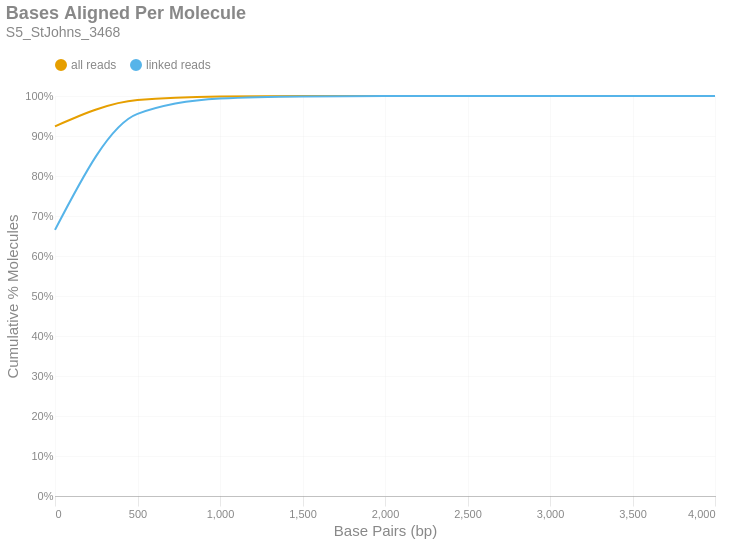

This figure's notebook cell:
### Markdown cell above
### Bases Aligned Per Molecule
This is a cumulative frequency distribution showing the number of base pairs aligned per unique molecule. These data are shown in 500 bp bins. There are two distributions: one with `all reads` (yellow) and another with only `linked reads` (blue). The percent of molecules in the `linked reads` distribution is relative to the total number of linked molecules.

### Code cell
if SKIPLR:
    print_html(f"Skipped")
else:
    binned_df = consolidated_hist(valids['aligned_bp'], mask, 500, True)
    with SafeRender(binned_df):
        (
            density_plot(binned_df, 'Bases Aligned Per Molecule', samplename, 'basesper')
            .encode(
                x=alt.X('bin:Q', title="Base Pairs (bp)").axis(tickMinStep=500).scale(padding=0),
                y=alt.Y('value:Q', title='Cumulative % Molecules')
                    .axis(format='%')
                    .scale(domain = [0,1])
                    .stack(False),
                color=alt.Color("key:N").scale(domain = ["all reads", "linked reads"]),
                tooltip = [
                    alt.Tooltip("key:N", title = "Data Type"),
                    alt.Tooltip("range_label:N", title="Bases Aligned Per Molecule"),
                    alt.Tooltip("value:Q", format = ".2%", title="% Molecules (Cum.)")
                ]
            )
        ).display()

### Figure 1 — Vega-Lite specification as saved in the notebook (floating-point values rounded to 4 significant figures)
{"width": "container", "height": 400, "config": {"title": {"anchor": "start", "dy": -15, "fontSize": 18, "color": "#888888", "subtitleColor": "#888888", "subtitleFontSize": 14}, "arc": {"fill": "#0072B2"}, "axis": {"domainColor": "#888888", "domainWidth": 0.5, "gridWidth": 0.2, "grid": false, "titleFontWeight": 400, "titleFontSize": 15, "labelFontSize": 11, "labelColor": "#888888", "tickColor": "#888888", "tickWidth": 0.2, "titleColor": "#888888"}, "axisBand": {"grid": false}, "axisX": {"grid": true, "tickSize": 10, "domainCap": "round"}, "axisY": {"domain": false, "grid": true, "tickSize": 0, "domainCap": "round"}, "background": "transparent", "header": {"labelFontSize": 15, "labelColor": "#888888", "titleFontSize": 15, "titleFontWeight": 600, "titleColor": "#888888"}, "legend": {"labelFont": "sans-serif", "labelFontSize": 12, "labelColor": "#888888", "symbolSize": 100, "symbolType": "circle", "titleFontSize": 12, "titlePadding": 10, "titleColor": "#888888", "title": null, "orient": "top"}, "range": {"category": ["#E69F00", "#56B4E9", "#009E73", "#F0E442", "#0072B2", "#D55E00", "#CC79A7", "#000000"], "diverging": ["#cfe8f3", "#a2d4ec", "#73bfe2", "#46abdb", "#1696d2", "#12719e"]}, "area": {"fill": "#0072B2", "fillOpacity": 0.7, "line": true, "strokeOpacity": 0.7}, "line": {"color": "#0072B2", "stroke": "#0072B2", "strokeWidth": 2}, "trail": {"color": "#0072B2", "stroke": "#0072B2", "strokeWidth": 0, "size": 1}, "point": {"filled": true, "fillOpacity": 1.0, "size": 95}, "text": {"color": "#888888", "fontSize": 11, "align": "right", "fontWeight": 400, "size": 11}, "bar": {"fill": "#0072B2", "stroke": null}, "view": {"stroke": null, "continuousWidth": 660, "continuousHeight": 400}}, "data": {"name": "data-3e68054ed9a0304e1f7f6640c6211758"}, "mark": {"type": "line", "interpolate": "monotone", "point": {"opacity": 0, "size": 275}}, "encoding": {"color": {"field": "key", "scale": {"domain": ["all reads", "linked reads"]}, "type": "nominal"}, "tooltip": [{"field": "key", "title": "Data Type", "type": "nominal"}, {"field": "range_label", "title": "Bases Aligned Per Molecule", "type": "nominal"}, {"field": "value", "format": ".2%", "title": "% Molecules (Cum.)", "type": "quantitative"}], "x": {"axis": {"tickMinStep": 500}, "field": "bin", "scale": {"padding": 0}, "title": "Base Pairs (bp)", "type": "quantitative"}, "y": {"axis": {"format": "%"}, "field": "value", "scale": {"domain": [0, 1]}, "stack": false, "title": "Cumulative % Molecules", "type": "quantitative"}}, "params": [{"name": "param_c36ac31b6afebe62", "select": {"type": "point", "fields": ["key"]}, "bind": "legend"}], "title": {"text": "Bases Aligned Per Molecule", "subtitle": "S5_StJohns_3468"}, "transform": [{"fold": ["all reads (cumsum)", "linked reads (cumsum)"]}, {"calculate": "replace(datum.key, ' (cumsum)', '')", "as": "key"}, {"filter": {"param": "param_c36ac31b6afebe62"}}], "usermeta": {"embedOptions": {"downloadFileName": "S5_StJohns_3468.basesper"}}, "$schema": "https://vega.github.io/schema/vega-lite/v6.1.0.json", "datasets": {"data-3e68054ed9a0304e1f7f6640c6211758": [{"bin": "0.0", "interval": "0.0-500.0", "all reads": 0.9243, "linked reads": 0.6653, "all reads (cumsum)": 0.9243, "linked reads (cumsum)": 0.6653, "range_label": "0-499"}, {"bin": "500.0", "interval": "500.0-1000.0", "all reads": 0.06566, "linked reads": 0.29, "all reads (cumsum)": 0.9899, "linked reads (cumsum)": 0.9553, "range_label": "500-999"}, {"bin": "1000.0", "interval": "1000.0-1500.0", "all reads": 0.008623, "linked reads": 0.03827, "all reads (cumsum)": 0.9985, "linked reads (cumsum)": 0.9936, "range_label": "1000-1499"}, {"bin": "1500.0", "interval": "1500.0-2000.0", "all reads": 0.001222, "linked reads": 0.005425, "all reads (cumsum)": 0.9998, "linked reads (cumsum)": 0.999, "range_label": "1500-1999"}, {"bin": "2000.0", "interval": "2000.0-2500.0", "all reads": 0.0001954, "linked reads": 0.0008674, "all reads (cumsum)": 1.0, "linked reads (cumsum)": 0.9998, "range_label": "2000-2499"}, {"bin": "2500.0", "interval": "2500.0-3000.0", "all reads": 2.809e-05, "linked reads": 0.0001247, "all reads (cumsum)": 1.0, "linked reads (cumsum)": 1.0, "range_label": "2500-2999"}, {"bin": "3000.0", "interval": "3000.0-3500.0", "all reads": 4.815e-06, "linked reads": 2.137e-05, "all reads (cumsum)": 1.0, "linked reads (cumsum)": 1.0, "range_label": "3000-3499"}, {"bin": "3500.0", "interval": "3500.0-4000.0", "all reads": 1.204e-06, "linked reads": 5.343e-06, "all reads (cumsum)": 1.0, "linked reads (cumsum)": 1.0, "range_label": "3500-3999"}, {"bin": "4000.0", "interval": "4000.0-4500.0", "all reads": 2.006e-07, "linked reads": 8.905e-07, "all reads (cumsum)": 1.0, "linked reads (cumsum)": 1.0, "range_label": "4000-4499"}]}}
